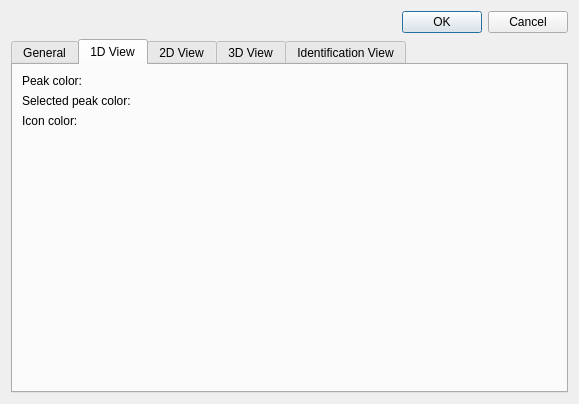
<?xml version="1.0" encoding="UTF-8"?>
<ui version="4.0">
 <class>TOPPViewPrefDialogTemplate</class>
 <widget class="QDialog" name="TOPPViewPrefDialogTemplate">
  <property name="geometry">
   <rect>
    <x>0</x>
    <y>0</y>
    <width>579</width>
    <height>404</height>
   </rect>
  </property>
  <property name="windowTitle">
   <string>TOPPView default preferences</string>
  </property>
  <layout class="QVBoxLayout">
   <item>
    <widget class="QDialogButtonBox" name="buttonBox">
     <property name="orientation">
      <enum>Qt::Horizontal</enum>
     </property>
     <property name="standardButtons">
      <set>QDialogButtonBox::Cancel|QDialogButtonBox::Ok</set>
     </property>
    </widget>
   </item>
   <item>
    <widget class="QTabWidget" name="tabWidget">
     <property name="currentIndex">
      <number>1</number>
     </property>
     <widget class="QWidget" name="tab">
      <attribute name="title">
       <string>General</string>
      </attribute>
      <layout class="QGridLayout" name="gridLayout">
       <item row="0" column="0">
        <widget class="QLabel" name="label_5">
         <property name="toolTip">
          <string>&lt;html&gt;&lt;head&gt;&lt;meta name=&quot;qrichtext&quot; content=&quot;1&quot; /&gt;&lt;style type=&quot;text/css&quot;&gt;
p, li { white-space: pre-wrap; }
&lt;/style&gt;&lt;/head&gt;&lt;body style=&quot; font-family:'Sans Serif'; font-size:9pt; font-weight:400; font-style:normal;&quot;&gt;
&lt;p style=&quot; margin-top:0px; margin-bottom:0px; margin-left:0px; margin-right:0px; -qt-block-indent:0; text-indent:0px;&quot;&gt;The path where the dialogs for loading and storing are opened initially.&lt;/p&gt;&lt;/body&gt;&lt;/html&gt;</string>
         </property>
         <property name="text">
          <string>Default path:</string>
         </property>
        </widget>
       </item>
       <item row="0" column="2">
        <widget class="QLineEdit" name="default_path">
         <property name="minimumSize">
          <size>
           <width>240</width>
           <height>0</height>
          </size>
         </property>
        </widget>
       </item>
       <item row="0" column="3">
        <widget class="QPushButton" name="browse_default">
         <property name="text">
          <string>Browse</string>
         </property>
        </widget>
       </item>
       <item row="1" column="2">
        <widget class="QCheckBox" name="default_path_current">
         <property name="toolTip">
          <string>If enabled, the path of the current tab/layer is used instead of the 'default path'. If no tab is open, or no path associated with a tab, the default path is used.</string>
         </property>
         <property name="whatsThis">
          <string>If enabled, the path of the currently tag is used instead of the 'default path'. If no tab is open - or no path associated with a tab, the default path is used.</string>
         </property>
         <property name="text">
          <string>use current path</string>
         </property>
        </widget>
       </item>
       <item row="2" column="0">
        <widget class="QLabel" name="label_6">
         <property name="toolTip">
          <string>&lt;html&gt;&lt;head&gt;&lt;meta name=&quot;qrichtext&quot; content=&quot;1&quot; /&gt;&lt;style type=&quot;text/css&quot;&gt;
p, li { white-space: pre-wrap; }
&lt;/style&gt;&lt;/head&gt;&lt;body style=&quot; font-family:'Sans Serif'; font-size:9pt; font-weight:400; font-style:normal;&quot;&gt;
&lt;p style=&quot; margin-top:0px; margin-bottom:0px; margin-left:0px; margin-right:0px; -qt-block-indent:0; text-indent:0px;&quot;&gt;The path where temporary files are stored, e.g. for the execution of the TOPP tools.&lt;/p&gt;&lt;/body&gt;&lt;/html&gt;</string>
         </property>
         <property name="text">
          <string>Temporary file path:</string>
         </property>
        </widget>
       </item>
       <item row="2" column="2">
        <widget class="QLineEdit" name="temp_path"/>
       </item>
       <item row="2" column="3">
        <widget class="QPushButton" name="browse_temp">
         <property name="text">
          <string>Browse</string>
         </property>
        </widget>
       </item>
       <item row="3" column="0">
        <widget class="QLabel" name="label_7">
         <property name="toolTip">
          <string>&lt;html&gt;&lt;head&gt;&lt;meta name=&quot;qrichtext&quot; content=&quot;1&quot; /&gt;&lt;style type=&quot;text/css&quot;&gt;
p, li { white-space: pre-wrap; }
&lt;/style&gt;&lt;/head&gt;&lt;body style=&quot; font-family:'Sans Serif'; font-size:9pt; font-weight:400; font-style:normal;&quot;&gt;
&lt;p style=&quot; margin-top:0px; margin-bottom:0px; margin-left:0px; margin-right:0px; -qt-block-indent:0; text-indent:0px;&quot;&gt;Number of recent files that are shown in the file menu.&lt;/p&gt;&lt;/body&gt;&lt;/html&gt;</string>
         </property>
         <property name="text">
          <string>Number of recent files:</string>
         </property>
        </widget>
       </item>
       <item row="3" column="2">
        <widget class="QSpinBox" name="recent_files">
         <property name="maximumSize">
          <size>
           <width>50</width>
           <height>16777215</height>
          </size>
         </property>
         <property name="minimum">
          <number>5</number>
         </property>
         <property name="maximum">
          <number>20</number>
         </property>
        </widget>
       </item>
       <item row="3" column="4">
        <spacer>
         <property name="orientation">
          <enum>Qt::Horizontal</enum>
         </property>
         <property name="sizeHint" stdset="0">
          <size>
           <width>40</width>
           <height>20</height>
          </size>
         </property>
        </spacer>
       </item>
       <item row="4" column="0">
        <widget class="QLabel" name="label_8">
         <property name="text">
          <string>Default map view:</string>
         </property>
        </widget>
       </item>
       <item row="4" column="2">
        <widget class="QComboBox" name="map_default">
         <property name="maximumSize">
          <size>
           <width>100</width>
           <height>16777215</height>
          </size>
         </property>
         <item>
          <property name="text">
           <string>2d</string>
          </property>
         </item>
         <item>
          <property name="text">
           <string>3d</string>
          </property>
         </item>
        </widget>
       </item>
       <item row="5" column="0">
        <widget class="QLabel" name="label_9">
         <property name="toolTip">
          <string>&lt;html&gt;&lt;head&gt;&lt;meta name=&quot;qrichtext&quot; content=&quot;1&quot; /&gt;&lt;style type=&quot;text/css&quot;&gt;
p, li { white-space: pre-wrap; }
&lt;/style&gt;&lt;/head&gt;&lt;body style=&quot; font-family:'Sans Serif'; font-size:9pt; font-weight:400; font-style:normal;&quot;&gt;
&lt;p style=&quot; margin-top:0px; margin-bottom:0px; margin-left:0px; margin-right:0px; -qt-block-indent:0; text-indent:0px;&quot;&gt;Using this option, the noise level is estimated and a data filter is added in order to speed up the painting. The filter can be removed in the data filter toolbox.&lt;/p&gt;&lt;/body&gt;&lt;/html&gt;</string>
         </property>
         <property name="text">
          <string>Low intensity cutoff:</string>
         </property>
        </widget>
       </item>
       <item row="5" column="2">
        <widget class="QComboBox" name="map_cutoff">
         <item>
          <property name="text">
           <string>on</string>
          </property>
         </item>
         <item>
          <property name="text">
           <string>off</string>
          </property>
         </item>
        </widget>
       </item>
       <item row="6" column="0" colspan="2">
        <widget class="QLabel" name="label_14">
         <property name="toolTip">
          <string>&lt;html&gt;&lt;head&gt;&lt;meta name=&quot;qrichtext&quot; content=&quot;1&quot; /&gt;&lt;style type=&quot;text/css&quot;&gt;
p, li { white-space: pre-wrap; }
&lt;/style&gt;&lt;/head&gt;&lt;body style=&quot; font-family:'Sans Serif'; font-size:9pt; font-weight:400; font-style:normal;&quot;&gt;
&lt;p style=&quot; margin-top:0px; margin-bottom:0px; margin-left:0px; margin-right:0px; -qt-block-indent:0; text-indent:0px;&quot;&gt;This setting determines what to do when a data file changes: 'none' -- does nothing, 'ask' -- asks the user whether to update the view, 'update automatically' -- updates without asking&lt;/p&gt;&lt;/body&gt;&lt;/html&gt;</string>
         </property>
         <property name="text">
          <string>Action when file changes:</string>
         </property>
        </widget>
       </item>
       <item row="6" column="2">
        <widget class="QComboBox" name="on_file_change">
         <item>
          <property name="text">
           <string>none</string>
          </property>
         </item>
         <item>
          <property name="text">
           <string>ask</string>
          </property>
         </item>
         <item>
          <property name="text">
           <string>update automatically</string>
          </property>
         </item>
        </widget>
       </item>
       <item row="7" column="0">
        <widget class="QLabel" name="label_30">
         <property name="toolTip">
          <string>&lt;html&gt;&lt;head&gt;&lt;meta name=&quot;qrichtext&quot; content=&quot;1&quot; /&gt;&lt;style type=&quot;text/css&quot;&gt;
p, li { white-space: pre-wrap; }
&lt;/style&gt;&lt;/head&gt;&lt;body style=&quot; font-family:'Sans Serif'; font-size:9pt; font-weight:400; font-style:normal;&quot;&gt;
&lt;p style=&quot; margin-top:0px; margin-bottom:0px; margin-left:0px; margin-right:0px; -qt-block-indent:0; text-indent:0px;&quot;&gt;Using this option, the noise level is estimated and a data filter is added in order to speed up the painting. The filter can be removed in the data filter toolbox.&lt;/p&gt;&lt;/body&gt;&lt;/html&gt;</string>
         </property>
         <property name="text">
          <string>Unit retention time:</string>
         </property>
        </widget>
       </item>
       <item row="7" column="2">
        <widget class="QComboBox" name="rt_unit">
         <item>
          <property name="text">
           <string>sec</string>
          </property>
         </item>
         <item>
          <property name="text">
           <string>min</string>
          </property>
         </item>
        </widget>
       </item>
       <item row="8" column="1" colspan="2">
        <spacer>
         <property name="orientation">
          <enum>Qt::Vertical</enum>
         </property>
         <property name="sizeHint" stdset="0">
          <size>
           <width>240</width>
           <height>20</height>
          </size>
         </property>
        </spacer>
       </item>
      </layout>
     </widget>
     <widget class="QWidget" name="tab_3">
      <attribute name="title">
       <string>1D View</string>
      </attribute>
      <layout class="QGridLayout">
       <item row="4" column="0">
        <spacer>
         <property name="orientation">
          <enum>Qt::Vertical</enum>
         </property>
         <property name="sizeHint" stdset="0">
          <size>
           <width>20</width>
           <height>40</height>
          </size>
         </property>
        </spacer>
       </item>
       <item row="3" column="2">
        <spacer>
         <property name="orientation">
          <enum>Qt::Horizontal</enum>
         </property>
         <property name="sizeHint" stdset="0">
          <size>
           <width>40</width>
           <height>20</height>
          </size>
         </property>
        </spacer>
       </item>
       <item row="1" column="1">
        <widget class="OpenMS::ColorSelector" name="selected_1D" native="true"/>
       </item>
       <item row="2" column="1">
        <widget class="OpenMS::ColorSelector" name="icon_1D" native="true"/>
       </item>
       <item row="0" column="1">
        <widget class="OpenMS::ColorSelector" name="color_1D" native="true"/>
       </item>
       <item row="0" column="0">
        <widget class="QLabel" name="label_11">
         <property name="text">
          <string>Peak color:</string>
         </property>
        </widget>
       </item>
       <item row="2" column="0">
        <widget class="QLabel" name="label_12">
         <property name="text">
          <string>Icon color:</string>
         </property>
        </widget>
       </item>
       <item row="1" column="0">
        <widget class="QLabel" name="label_10">
         <property name="text">
          <string>Selected peak color:</string>
         </property>
        </widget>
       </item>
      </layout>
     </widget>
     <widget class="QWidget" name="tab_5">
      <attribute name="title">
       <string>2D View</string>
      </attribute>
      <layout class="QGridLayout" name="gridLayout_2">
       <item row="0" column="0">
        <widget class="QLabel" name="label_13">
         <property name="text">
          <string>Peak gradient:</string>
         </property>
        </widget>
       </item>
       <item row="0" column="1">
        <widget class="OpenMS::MultiGradientSelector" name="peak_2D" native="true"/>
       </item>
       <item row="0" column="2" rowspan="4">
        <spacer>
         <property name="orientation">
          <enum>Qt::Horizontal</enum>
         </property>
         <property name="sizeHint" stdset="0">
          <size>
           <width>40</width>
           <height>20</height>
          </size>
         </property>
        </spacer>
       </item>
       <item row="1" column="0">
        <widget class="QLabel" name="label_17">
         <property name="text">
          <string>m/z axis:</string>
         </property>
        </widget>
       </item>
       <item row="1" column="1">
        <widget class="QComboBox" name="mapping_2D">
         <property name="maximumSize">
          <size>
           <width>120</width>
           <height>16777215</height>
          </size>
         </property>
         <item>
          <property name="text">
           <string>x_axis</string>
          </property>
         </item>
         <item>
          <property name="text">
           <string>y_axis</string>
          </property>
         </item>
        </widget>
       </item>
       <item row="2" column="0">
        <widget class="QLabel" name="label_21">
         <property name="text">
          <string>feature icon:</string>
         </property>
        </widget>
       </item>
       <item row="2" column="1">
        <widget class="QComboBox" name="feature_icon_2D">
         <item>
          <property name="text">
           <string>diamond</string>
          </property>
         </item>
         <item>
          <property name="text">
           <string>square</string>
          </property>
         </item>
         <item>
          <property name="text">
           <string>circle</string>
          </property>
         </item>
         <item>
          <property name="text">
           <string>triangle</string>
          </property>
         </item>
        </widget>
       </item>
       <item row="3" column="0">
        <widget class="QLabel" name="label_22">
         <property name="text">
          <string>feature icon size:</string>
         </property>
        </widget>
       </item>
       <item row="3" column="1">
        <widget class="QSpinBox" name="feature_icon_size_2D">
         <property name="minimum">
          <number>1</number>
         </property>
         <property name="value">
          <number>3</number>
         </property>
        </widget>
       </item>
       <item row="4" column="0" colspan="3">
        <spacer>
         <property name="orientation">
          <enum>Qt::Vertical</enum>
         </property>
         <property name="sizeHint" stdset="0">
          <size>
           <width>20</width>
           <height>71</height>
          </size>
         </property>
        </spacer>
       </item>
      </layout>
     </widget>
     <widget class="QWidget" name="tab_4">
      <attribute name="title">
       <string>3D View</string>
      </attribute>
      <layout class="QGridLayout">
       <item row="0" column="0">
        <widget class="QLabel" name="label_18">
         <property name="text">
          <string>Peak colors:</string>
         </property>
        </widget>
       </item>
       <item row="0" column="1">
        <widget class="OpenMS::MultiGradientSelector" name="peak_3D" native="true"/>
       </item>
       <item row="1" column="0">
        <widget class="QLabel" name="label_19">
         <property name="text">
          <string>Shade mode:</string>
         </property>
        </widget>
       </item>
       <item row="1" column="1">
        <widget class="QComboBox" name="shade_3D">
         <property name="maximumSize">
          <size>
           <width>100</width>
           <height>16777215</height>
          </size>
         </property>
         <item>
          <property name="text">
           <string>flat</string>
          </property>
         </item>
         <item>
          <property name="text">
           <string>smooth</string>
          </property>
         </item>
        </widget>
       </item>
       <item row="1" column="2" rowspan="2">
        <spacer>
         <property name="orientation">
          <enum>Qt::Horizontal</enum>
         </property>
         <property name="sizeHint" stdset="0">
          <size>
           <width>40</width>
           <height>20</height>
          </size>
         </property>
        </spacer>
       </item>
       <item row="2" column="0">
        <widget class="QLabel" name="label_20">
         <property name="text">
          <string>Line width:</string>
         </property>
        </widget>
       </item>
       <item row="2" column="1">
        <widget class="QSpinBox" name="line_width_3D">
         <property name="maximumSize">
          <size>
           <width>100</width>
           <height>16777215</height>
          </size>
         </property>
         <property name="minimum">
          <number>1</number>
         </property>
        </widget>
       </item>
       <item row="3" column="0">
        <spacer>
         <property name="orientation">
          <enum>Qt::Vertical</enum>
         </property>
         <property name="sizeHint" stdset="0">
          <size>
           <width>20</width>
           <height>40</height>
          </size>
         </property>
        </spacer>
       </item>
      </layout>
     </widget>
     <widget class="QWidget" name="tab_6">
      <attribute name="title">
       <string>Identification View</string>
      </attribute>
      <widget class="QWidget" name="layoutWidget">
       <property name="geometry">
        <rect>
         <x>0</x>
         <y>0</y>
         <width>553</width>
         <height>333</height>
        </rect>
       </property>
       <layout class="QHBoxLayout" name="horizontalLayout_11">
        <item>
         <layout class="QVBoxLayout" name="verticalLayout_4">
          <item>
           <layout class="QVBoxLayout" name="verticalLayout_2">
            <item>
             <widget class="QLabel" name="generate_label">
              <property name="sizePolicy">
               <sizepolicy hsizetype="Preferred" vsizetype="Fixed">
                <horstretch>0</horstretch>
                <verstretch>0</verstretch>
               </sizepolicy>
              </property>
              <property name="text">
               <string>Generate:</string>
              </property>
             </widget>
            </item>
            <item>
             <widget class="QListWidget" name="ions_list_widget">
              <property name="sizePolicy">
               <sizepolicy hsizetype="Ignored" vsizetype="Ignored">
                <horstretch>0</horstretch>
                <verstretch>0</verstretch>
               </sizepolicy>
              </property>
              <property name="minimumSize">
               <size>
                <width>100</width>
                <height>155</height>
               </size>
              </property>
              <property name="selectionMode">
               <enum>QAbstractItemView::NoSelection</enum>
              </property>
              <property name="viewMode">
               <enum>QListView::ListMode</enum>
              </property>
              <property name="selectionRectVisible">
               <bool>false</bool>
              </property>
              <item>
               <property name="text">
                <string>A-ions</string>
               </property>
               <property name="checkState">
                <enum>Unchecked</enum>
               </property>
              </item>
              <item>
               <property name="text">
                <string>B-ions</string>
               </property>
               <property name="checkState">
                <enum>Unchecked</enum>
               </property>
              </item>
              <item>
               <property name="text">
                <string>C-ions</string>
               </property>
               <property name="checkState">
                <enum>Unchecked</enum>
               </property>
              </item>
              <item>
               <property name="text">
                <string>X-ions</string>
               </property>
               <property name="checkState">
                <enum>Unchecked</enum>
               </property>
              </item>
              <item>
               <property name="text">
                <string>Y-ions</string>
               </property>
               <property name="checkState">
                <enum>Unchecked</enum>
               </property>
              </item>
              <item>
               <property name="text">
                <string>Z-ions</string>
               </property>
               <property name="checkState">
                <enum>Unchecked</enum>
               </property>
              </item>
              <item>
               <property name="text">
                <string>Precursor</string>
               </property>
               <property name="checkState">
                <enum>Unchecked</enum>
               </property>
              </item>
              <item>
               <property name="text">
                <string>Neutral losses</string>
               </property>
               <property name="checkState">
                <enum>Unchecked</enum>
               </property>
              </item>
              <item>
               <property name="text">
                <string>Isotope clusters</string>
               </property>
               <property name="checkState">
                <enum>Unchecked</enum>
               </property>
              </item>
              <item>
               <property name="text">
                <string>Abundant immonium-ions</string>
               </property>
               <property name="checkState">
                <enum>Unchecked</enum>
               </property>
              </item>
             </widget>
            </item>
           </layout>
          </item>
         </layout>
        </item>
        <item>
         <widget class="QGroupBox" name="groupBox">
          <property name="title">
           <string>Intensities</string>
          </property>
          <layout class="QVBoxLayout" name="verticalLayout_3">
           <item>
            <layout class="QHBoxLayout" name="horizontalLayout_3">
             <item>
              <widget class="QLabel" name="label_15">
               <property name="text">
                <string>A-ions</string>
               </property>
              </widget>
             </item>
             <item>
              <widget class="QDoubleSpinBox" name="a_intensity">
               <property name="value">
                <double>1.000000000000000</double>
               </property>
              </widget>
             </item>
            </layout>
           </item>
           <item>
            <layout class="QHBoxLayout" name="horizontalLayout_4">
             <item>
              <widget class="QLabel" name="label_16">
               <property name="text">
                <string>B-ions</string>
               </property>
              </widget>
             </item>
             <item>
              <widget class="QDoubleSpinBox" name="b_intensity">
               <property name="value">
                <double>1.000000000000000</double>
               </property>
              </widget>
             </item>
            </layout>
           </item>
           <item>
            <layout class="QHBoxLayout" name="horizontalLayout_5">
             <item>
              <widget class="QLabel" name="label_23">
               <property name="text">
                <string>C-ions</string>
               </property>
              </widget>
             </item>
             <item>
              <widget class="QDoubleSpinBox" name="c_intensity">
               <property name="value">
                <double>1.000000000000000</double>
               </property>
              </widget>
             </item>
            </layout>
           </item>
           <item>
            <layout class="QHBoxLayout" name="horizontalLayout_6">
             <item>
              <widget class="QLabel" name="label_24">
               <property name="text">
                <string>X-ions</string>
               </property>
              </widget>
             </item>
             <item>
              <widget class="QDoubleSpinBox" name="x_intensity">
               <property name="value">
                <double>1.000000000000000</double>
               </property>
              </widget>
             </item>
            </layout>
           </item>
           <item>
            <layout class="QHBoxLayout" name="horizontalLayout_7">
             <item>
              <widget class="QLabel" name="label_25">
               <property name="text">
                <string>Y-ions</string>
               </property>
              </widget>
             </item>
             <item>
              <widget class="QDoubleSpinBox" name="y_intensity">
               <property name="value">
                <double>1.000000000000000</double>
               </property>
              </widget>
             </item>
            </layout>
           </item>
           <item>
            <layout class="QHBoxLayout" name="horizontalLayout_8">
             <item>
              <widget class="QLabel" name="label_26">
               <property name="text">
                <string>Z-ions</string>
               </property>
              </widget>
             </item>
             <item>
              <widget class="QDoubleSpinBox" name="z_intensity">
               <property name="value">
                <double>1.000000000000000</double>
               </property>
              </widget>
             </item>
            </layout>
           </item>
           <item>
            <layout class="QHBoxLayout" name="horizontalLayout_9">
             <item>
              <widget class="QLabel" name="label_27">
               <property name="text">
                <string>Relative loss</string>
               </property>
              </widget>
             </item>
             <item>
              <widget class="QDoubleSpinBox" name="relative_loss_intensity">
               <property name="maximum">
                <double>1.000000000000000</double>
               </property>
               <property name="singleStep">
                <double>0.010000000000000</double>
               </property>
               <property name="value">
                <double>0.100000000000000</double>
               </property>
              </widget>
             </item>
            </layout>
           </item>
           <item>
            <layout class="QHBoxLayout" name="horizontalLayout">
             <item>
              <widget class="QLabel" name="label_28">
               <property name="text">
                <string>Tolerance</string>
               </property>
              </widget>
             </item>
             <item>
              <widget class="QDoubleSpinBox" name="tolerance">
               <property name="decimals">
                <number>3</number>
               </property>
               <property name="maximum">
                <double>99999.990000000005239</double>
               </property>
               <property name="singleStep">
                <double>0.100000000000000</double>
               </property>
               <property name="value">
                <double>0.500000000000000</double>
               </property>
              </widget>
             </item>
            </layout>
           </item>
          </layout>
         </widget>
        </item>
       </layout>
      </widget>
     </widget>
    </widget>
   </item>
  </layout>
 </widget>
 <customwidgets>
  <customwidget>
   <class>OpenMS::ColorSelector</class>
   <extends>QWidget</extends>
   <header>OpenMS/VISUAL/ColorSelector.h</header>
  </customwidget>
  <customwidget>
   <class>OpenMS::MultiGradientSelector</class>
   <extends>QWidget</extends>
   <header>OpenMS/VISUAL/MultiGradientSelector.h</header>
  </customwidget>
 </customwidgets>
 <tabstops>
  <tabstop>default_path</tabstop>
  <tabstop>browse_default</tabstop>
  <tabstop>temp_path</tabstop>
  <tabstop>browse_temp</tabstop>
  <tabstop>recent_files</tabstop>
  <tabstop>map_default</tabstop>
  <tabstop>map_cutoff</tabstop>
  <tabstop>mapping_2D</tabstop>
  <tabstop>shade_3D</tabstop>
  <tabstop>line_width_3D</tabstop>
  <tabstop>buttonBox</tabstop>
 </tabstops>
 <resources/>
 <connections>
  <connection>
   <sender>buttonBox</sender>
   <signal>accepted()</signal>
   <receiver>TOPPViewPrefDialogTemplate</receiver>
   <slot>accept()</slot>
   <hints>
    <hint type="sourcelabel">
     <x>227</x>
     <y>424</y>
    </hint>
    <hint type="destinationlabel">
     <x>157</x>
     <y>274</y>
    </hint>
   </hints>
  </connection>
  <connection>
   <sender>buttonBox</sender>
   <signal>rejected()</signal>
   <receiver>TOPPViewPrefDialogTemplate</receiver>
   <slot>reject()</slot>
   <hints>
    <hint type="sourcelabel">
     <x>295</x>
     <y>430</y>
    </hint>
    <hint type="destinationlabel">
     <x>286</x>
     <y>274</y>
    </hint>
   </hints>
  </connection>
 </connections>
</ui>
